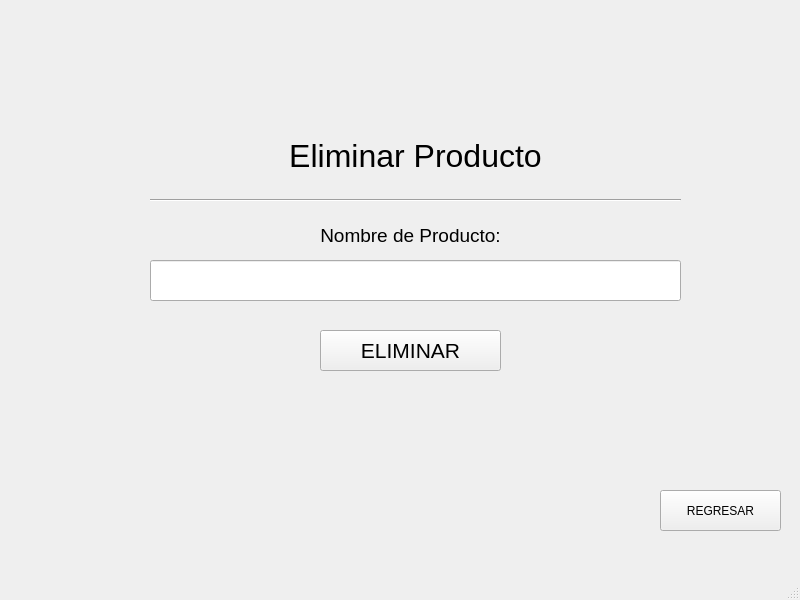
<?xml version="1.0" encoding="UTF-8"?>
<ui version="4.0">
 <class>cframe</class>
 <widget class="QMainWindow" name="cframe">
  <property name="geometry">
   <rect>
    <x>0</x>
    <y>0</y>
    <width>800</width>
    <height>600</height>
   </rect>
  </property>
  <property name="windowTitle">
   <string>cframe</string>
  </property>
  <widget class="QWidget" name="centralwidget">
   <widget class="QStackedWidget" name="stackedWidget">
    <property name="geometry">
     <rect>
      <x>0</x>
      <y>0</y>
      <width>801</width>
      <height>561</height>
     </rect>
    </property>
    <property name="currentIndex">
     <number>2</number>
    </property>
    <widget class="QWidget" name="page">
     <widget class="QLabel" name="label">
      <property name="geometry">
       <rect>
        <x>170</x>
        <y>30</y>
        <width>451</width>
        <height>51</height>
       </rect>
      </property>
      <property name="font">
       <font>
        <family>Segoe UI Historic</family>
        <pointsize>26</pointsize>
        <bold>false</bold>
       </font>
      </property>
      <property name="text">
       <string>MENÚ</string>
      </property>
      <property name="alignment">
       <set>Qt::AlignmentFlag::AlignCenter</set>
      </property>
     </widget>
     <widget class="QPushButton" name="page1">
      <property name="geometry">
       <rect>
        <x>330</x>
        <y>140</y>
        <width>131</width>
        <height>41</height>
       </rect>
      </property>
      <property name="text">
       <string>AGREGAR</string>
      </property>
     </widget>
     <widget class="QPushButton" name="page3">
      <property name="geometry">
       <rect>
        <x>330</x>
        <y>230</y>
        <width>131</width>
        <height>41</height>
       </rect>
      </property>
      <property name="text">
       <string>ELIMINAR</string>
      </property>
     </widget>
     <widget class="QPushButton" name="page2">
      <property name="geometry">
       <rect>
        <x>330</x>
        <y>320</y>
        <width>131</width>
        <height>41</height>
       </rect>
      </property>
      <property name="text">
       <string>INVENTARIO</string>
      </property>
     </widget>
     <widget class="QPushButton" name="btn_close">
      <property name="geometry">
       <rect>
        <x>620</x>
        <y>500</y>
        <width>141</width>
        <height>31</height>
       </rect>
      </property>
      <property name="text">
       <string>SALIR</string>
      </property>
     </widget>
     <widget class="QPushButton" name="btn_total_invent">
      <property name="geometry">
       <rect>
        <x>330</x>
        <y>400</y>
        <width>131</width>
        <height>41</height>
       </rect>
      </property>
      <property name="text">
       <string>TOTAL INVENTARIO</string>
      </property>
     </widget>
    </widget>
    <widget class="QWidget" name="page_3">
     <widget class="QLabel" name="label_19">
      <property name="geometry">
       <rect>
        <x>80</x>
        <y>210</y>
        <width>121</width>
        <height>31</height>
       </rect>
      </property>
      <property name="font">
       <font>
        <pointsize>18</pointsize>
        <bold>false</bold>
       </font>
      </property>
      <property name="text">
       <string>Precio:</string>
      </property>
      <property name="alignment">
       <set>Qt::AlignmentFlag::AlignRight|Qt::AlignmentFlag::AlignTrailing|Qt::AlignmentFlag::AlignVCenter</set>
      </property>
     </widget>
     <widget class="Line" name="line_7">
      <property name="geometry">
       <rect>
        <x>80</x>
        <y>270</y>
        <width>311</width>
        <height>16</height>
       </rect>
      </property>
      <property name="orientation">
       <enum>Qt::Orientation::Horizontal</enum>
      </property>
     </widget>
     <widget class="QLabel" name="label_20">
      <property name="geometry">
       <rect>
        <x>30</x>
        <y>310</y>
        <width>171</width>
        <height>31</height>
       </rect>
      </property>
      <property name="font">
       <font>
        <pointsize>16</pointsize>
        <bold>false</bold>
       </font>
      </property>
      <property name="text">
       <string>Tipo de Dato:</string>
      </property>
      <property name="alignment">
       <set>Qt::AlignmentFlag::AlignRight|Qt::AlignmentFlag::AlignTrailing|Qt::AlignmentFlag::AlignVCenter</set>
      </property>
     </widget>
     <widget class="QPushButton" name="pushButton_2">
      <property name="geometry">
       <rect>
        <x>300</x>
        <y>440</y>
        <width>181</width>
        <height>41</height>
       </rect>
      </property>
      <property name="font">
       <font>
        <pointsize>16</pointsize>
        <bold>false</bold>
       </font>
      </property>
      <property name="text">
       <string>AGREGAR</string>
      </property>
     </widget>
     <widget class="QLabel" name="label_21">
      <property name="geometry">
       <rect>
        <x>200</x>
        <y>60</y>
        <width>451</width>
        <height>51</height>
       </rect>
      </property>
      <property name="font">
       <font>
        <pointsize>24</pointsize>
        <bold>false</bold>
       </font>
      </property>
      <property name="text">
       <string>Agregar Producto</string>
      </property>
      <property name="alignment">
       <set>Qt::AlignmentFlag::AlignCenter</set>
      </property>
     </widget>
     <widget class="Line" name="line_8">
      <property name="geometry">
       <rect>
        <x>70</x>
        <y>120</y>
        <width>661</width>
        <height>20</height>
       </rect>
      </property>
      <property name="orientation">
       <enum>Qt::Orientation::Horizontal</enum>
      </property>
     </widget>
     <widget class="QLineEdit" name="LE_Nombre_3">
      <property name="geometry">
       <rect>
        <x>220</x>
        <y>150</y>
        <width>501</width>
        <height>41</height>
       </rect>
      </property>
      <property name="font">
       <font>
        <pointsize>16</pointsize>
       </font>
      </property>
     </widget>
     <widget class="QLabel" name="label_22">
      <property name="geometry">
       <rect>
        <x>80</x>
        <y>150</y>
        <width>121</width>
        <height>31</height>
       </rect>
      </property>
      <property name="font">
       <font>
        <pointsize>18</pointsize>
        <bold>false</bold>
       </font>
      </property>
      <property name="text">
       <string>Nombre:</string>
      </property>
      <property name="alignment">
       <set>Qt::AlignmentFlag::AlignRight|Qt::AlignmentFlag::AlignTrailing|Qt::AlignmentFlag::AlignVCenter</set>
      </property>
     </widget>
     <widget class="QDoubleSpinBox" name="spb_Precio_3">
      <property name="geometry">
       <rect>
        <x>220</x>
        <y>210</y>
        <width>181</width>
        <height>41</height>
       </rect>
      </property>
      <property name="font">
       <font>
        <pointsize>16</pointsize>
        <bold>false</bold>
       </font>
      </property>
      <property name="maximum">
       <double>999.990000000000009</double>
      </property>
     </widget>
     <widget class="QComboBox" name="comboBox_Tipo_3">
      <property name="geometry">
       <rect>
        <x>210</x>
        <y>300</y>
        <width>161</width>
        <height>51</height>
       </rect>
      </property>
      <property name="font">
       <font>
        <pointsize>12</pointsize>
        <bold>false</bold>
       </font>
      </property>
      <item>
       <property name="text">
        <string>Descuento</string>
       </property>
      </item>
      <item>
       <property name="text">
        <string>Cantidad</string>
       </property>
      </item>
     </widget>
     <widget class="QLabel" name="label_23">
      <property name="geometry">
       <rect>
        <x>500</x>
        <y>210</y>
        <width>171</width>
        <height>31</height>
       </rect>
      </property>
      <property name="font">
       <font>
        <pointsize>18</pointsize>
        <bold>false</bold>
       </font>
      </property>
      <property name="text">
       <string>Descripción:</string>
      </property>
      <property name="alignment">
       <set>Qt::AlignmentFlag::AlignRight|Qt::AlignmentFlag::AlignTrailing|Qt::AlignmentFlag::AlignVCenter</set>
      </property>
     </widget>
     <widget class="QSpinBox" name="spb_Adicional_3">
      <property name="geometry">
       <rect>
        <x>220</x>
        <y>360</y>
        <width>151</width>
        <height>41</height>
       </rect>
      </property>
      <property name="font">
       <font>
        <pointsize>16</pointsize>
       </font>
      </property>
     </widget>
     <widget class="QTextEdit" name="TE_Descripcion_3">
      <property name="geometry">
       <rect>
        <x>430</x>
        <y>250</y>
        <width>291</width>
        <height>171</height>
       </rect>
      </property>
      <property name="font">
       <font>
        <pointsize>16</pointsize>
       </font>
      </property>
     </widget>
     <widget class="QPushButton" name="btn_back">
      <property name="geometry">
       <rect>
        <x>630</x>
        <y>480</y>
        <width>131</width>
        <height>41</height>
       </rect>
      </property>
      <property name="text">
       <string>REGRESAR</string>
      </property>
     </widget>
    </widget>
    <widget class="QWidget" name="page_4">
     <widget class="QLabel" name="label_24">
      <property name="geometry">
       <rect>
        <x>220</x>
        <y>130</y>
        <width>391</width>
        <height>51</height>
       </rect>
      </property>
      <property name="font">
       <font>
        <pointsize>24</pointsize>
        <bold>false</bold>
       </font>
      </property>
      <property name="text">
       <string>Eliminar Producto</string>
      </property>
      <property name="alignment">
       <set>Qt::AlignmentFlag::AlignCenter</set>
      </property>
     </widget>
     <widget class="Line" name="line_9">
      <property name="geometry">
       <rect>
        <x>150</x>
        <y>190</y>
        <width>531</width>
        <height>20</height>
       </rect>
      </property>
      <property name="orientation">
       <enum>Qt::Orientation::Horizontal</enum>
      </property>
     </widget>
     <widget class="QPushButton" name="pushButton_3">
      <property name="geometry">
       <rect>
        <x>320</x>
        <y>330</y>
        <width>181</width>
        <height>41</height>
       </rect>
      </property>
      <property name="font">
       <font>
        <pointsize>16</pointsize>
        <bold>false</bold>
       </font>
      </property>
      <property name="text">
       <string>ELIMINAR</string>
      </property>
     </widget>
     <widget class="QLineEdit" name="LE_NombreEliminar_3">
      <property name="geometry">
       <rect>
        <x>150</x>
        <y>260</y>
        <width>531</width>
        <height>41</height>
       </rect>
      </property>
      <property name="font">
       <font>
        <pointsize>16</pointsize>
       </font>
      </property>
     </widget>
     <widget class="QLabel" name="label_25">
      <property name="geometry">
       <rect>
        <x>300</x>
        <y>220</y>
        <width>221</width>
        <height>31</height>
       </rect>
      </property>
      <property name="font">
       <font>
        <pointsize>14</pointsize>
        <bold>false</bold>
       </font>
      </property>
      <property name="text">
       <string>Nombre de Producto:</string>
      </property>
      <property name="alignment">
       <set>Qt::AlignmentFlag::AlignCenter</set>
      </property>
     </widget>
     <widget class="QPushButton" name="btn_back2">
      <property name="geometry">
       <rect>
        <x>660</x>
        <y>490</y>
        <width>121</width>
        <height>41</height>
       </rect>
      </property>
      <property name="text">
       <string>REGRESAR</string>
      </property>
     </widget>
    </widget>
    <widget class="QWidget" name="page_2">
     <widget class="QLabel" name="label_26">
      <property name="geometry">
       <rect>
        <x>90</x>
        <y>80</y>
        <width>391</width>
        <height>31</height>
       </rect>
      </property>
      <property name="font">
       <font>
        <pointsize>15</pointsize>
        <bold>true</bold>
       </font>
      </property>
      <property name="text">
       <string>Inventario:</string>
      </property>
      <property name="alignment">
       <set>Qt::AlignmentFlag::AlignLeading|Qt::AlignmentFlag::AlignLeft|Qt::AlignmentFlag::AlignVCenter</set>
      </property>
     </widget>
     <widget class="QTextEdit" name="TE_ProductosLista_3">
      <property name="geometry">
       <rect>
        <x>90</x>
        <y>110</y>
        <width>631</width>
        <height>361</height>
       </rect>
      </property>
      <property name="font">
       <font>
        <pointsize>14</pointsize>
       </font>
      </property>
      <property name="textInteractionFlags">
       <set>Qt::TextInteractionFlag::TextSelectableByKeyboard|Qt::TextInteractionFlag::TextSelectableByMouse</set>
      </property>
     </widget>
     <widget class="QPushButton" name="btn_back3">
      <property name="geometry">
       <rect>
        <x>670</x>
        <y>500</y>
        <width>111</width>
        <height>41</height>
       </rect>
      </property>
      <property name="text">
       <string>REGRESAR</string>
      </property>
     </widget>
    </widget>
   </widget>
  </widget>
  <widget class="QMenuBar" name="menubar">
   <property name="geometry">
    <rect>
     <x>0</x>
     <y>0</y>
     <width>800</width>
     <height>25</height>
    </rect>
   </property>
  </widget>
  <widget class="QStatusBar" name="statusbar"/>
 </widget>
 <resources/>
 <connections/>
</ui>
